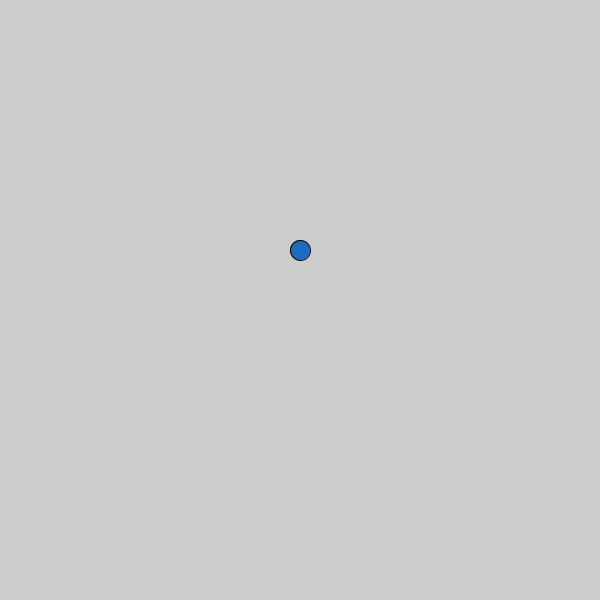
Frame 1 (no input)
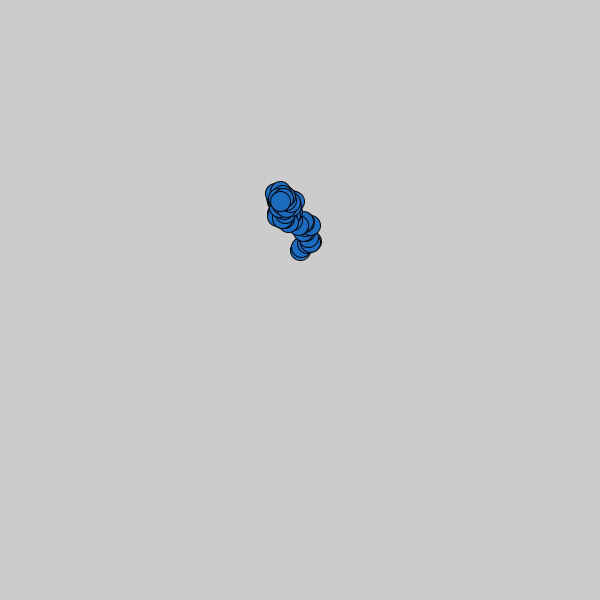
Frame 60 (the mouse pressed at the canvas centre just before this capture)
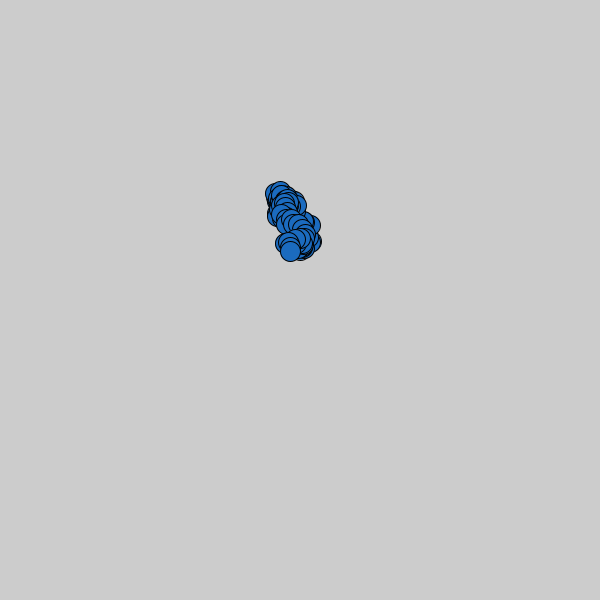
Frame 120 (the mouse held since frame 60 and released just before this capture)

The Processing sketch that drew these frames (run headless with seeded random() and noise(); from frame 60 on, the mouse is pressed at the canvas centre):

// Processing sketch: Martinez_Josue_5_miPrimeraClase
// ── Martinez_Josue_5_miPrimeraClase.pde
float posX, posY;
float diametro = 20;
float velX = 5;
float velY = 5;
color colorActual = #1B6BBF;

Elipse eli1; //Llamamos a nuestro objeto Elipse y lo llamamos eli1

void setup() {
  size(600, 600);
  eli1 = new Elipse();//Creamos a nuestro objeto Elipse llamado eli1
}

void draw() {
  eli1.dibujar();
  eli1.vibrar();
}
//Definición de nombres a partir de conjugar el verbo en infinitivo | ar, er, ir
//Función que crearemos nosotros

// ── Elipse.pde
class Elipse { //Crear a nuestra clase o "molde"
  //Definimos las variables o campos de nuestra clase
  float posX, posY;
  float diametro;
  float velX;
  float velY;
  color colorActual;
  //Creamos a nuestro constructor
  //De obtener las caracteristicas con las cuales crearemos a nuestra "galleta"
  //Definiendo a las características
  Elipse() {
    posX = 300;
    posY = 250;
    diametro = 20;
    velX = 6;
    velY = 6;
    colorActual = #1B6BBF;
  }
  //Definimos los métodos o funciones de mi clase
  void dibujar() {
    fill(colorActual);
    ellipse(posX, posY, diametro, diametro);
  }

  void vibrar() {
    posX = posX + random(-velX, velX);
    posY = posY + random(-velY, velY);
  }

  void desplazar() {
    posX = posX + 2;
    posY = posY + 2;
  }
}
